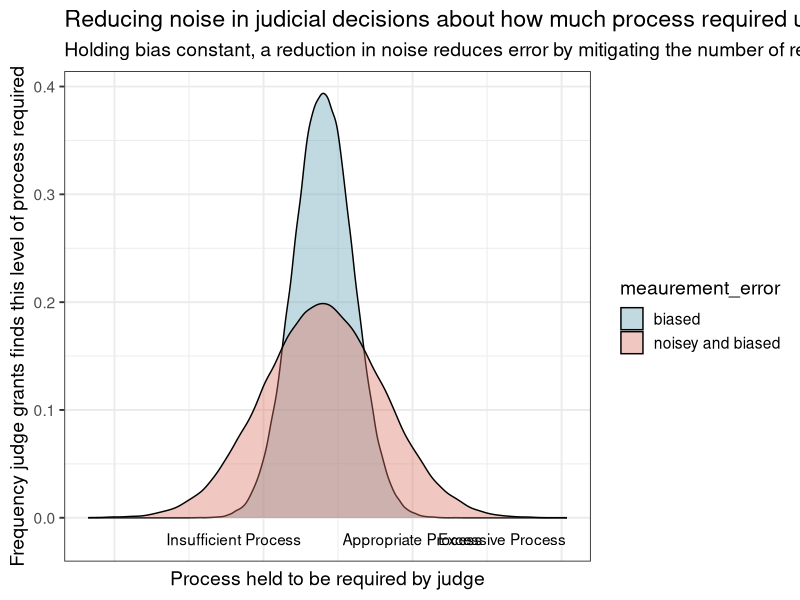
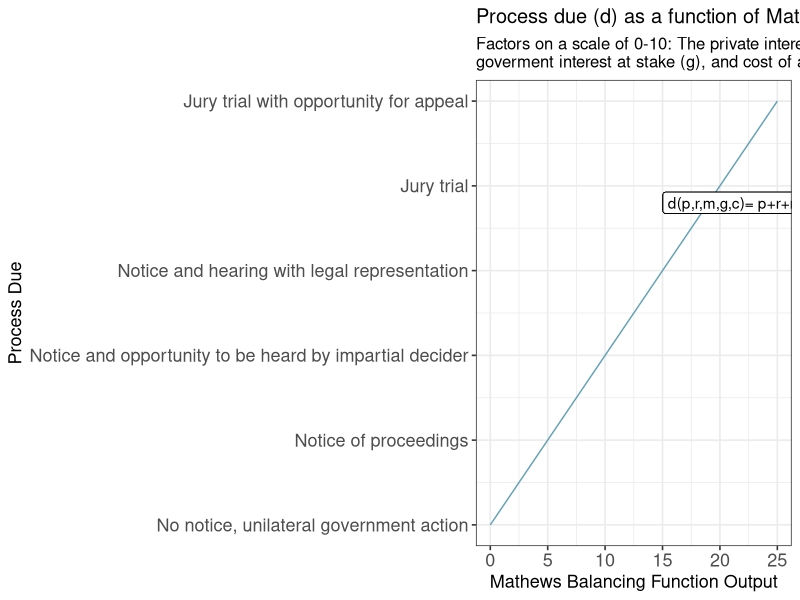
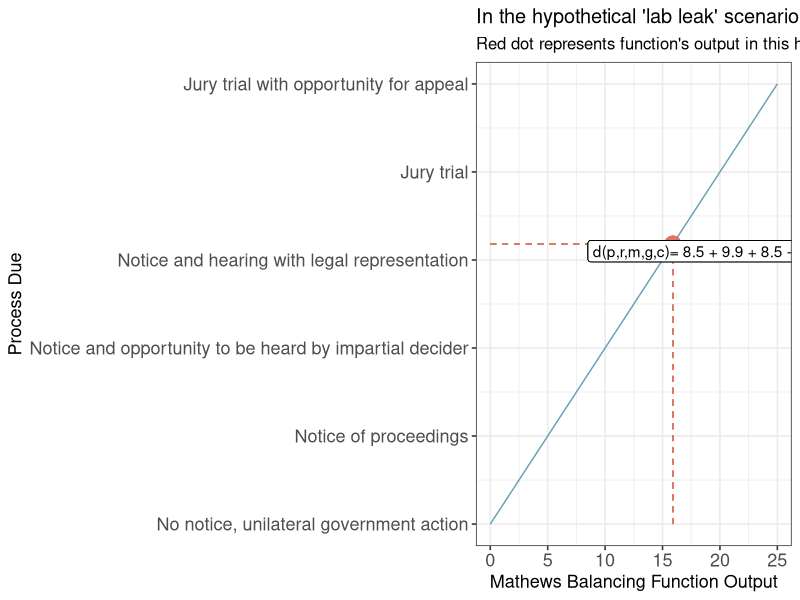
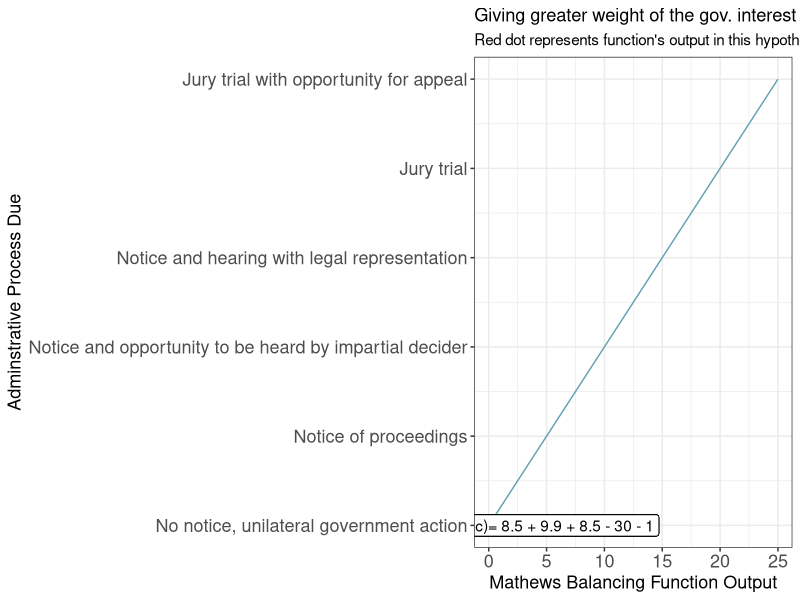

The R script that drew these images, in order:
library(dplyr)
library(ggplot2)


############
#histogram
###########
normlonoise <- rnorm(100000,-3, 1)
normalhinoise <- rnorm(100000, -3, 2)
datahis <- data.frame(normlonoise) %>%
  rename(Dist = normlonoise) %>%
  mutate(meaurement_error = "biased")
datahis2 <- data.frame(normalhinoise) %>%
  rename(Dist = normalhinoise)%>%
  mutate(meaurement_error = "noisey and biased")
datahis3 <- rbind(datahis, datahis2)


hist <- ggplot(datahis3, aes(x=Dist, fill =meaurement_error)) + 
  geom_density(alpha = 0.4) +
  scale_fill_manual(values = c("#64A1B4",'#DD7764' )) +
  xlab("Process held to be required by judge") +
  ylab("Frequency judge grants finds this level of process required") +
  annotate(geom="text", x=-6, y=-.02, label="Insufficient Process") +
  annotate(geom="text", x=3, y=-.02, label="Excessive Process") +
  annotate(geom="text", x=0, y=-.02, label="Appropriate Process") +
  theme_bw(base_size = 14)+
  theme(axis.ticks.x=element_blank(),
        axis.text.x=element_blank(),
        ) +
  labs(
    title = element_text("Reducing noise in judicial decisions about how much process required under Mathews reduces error in the aggregate"),
    subtitle = element_text("Holding bias constant, a reduction in noise reduces error by mitigating the number of really bad decisions"))
hist


############
#line charts
###########
process <- c("No notice, unilateral government action","Notice of proceedings",
             "Notice and opportunity to be heard by impartial decider",
             "Notice and hearing with legal representation", "Jury trial", 
             "Jury trial with opportunity for appeal")
x <- c(0, 5, 10, 15, 20, 25)
y <- c(0, 5, 10, 15, 20, 25)
data = data.frame(process, x, y)

linear = ggplot(data, aes(x, y)) +
  geom_line(col = "#64A1B4") +
  scale_y_continuous(breaks = x, labels = process) +
  ylab("Process Due")+
  xlab("Mathews Balancing Function Output")+
  geom_label(label = "d(p,r,m,g,c)= p+r+m-g-c", x=22.5, y=19) +
  labs(
    title = element_text("Process due (d) as a function of Mathew's balancing facors"),
    subtitle = element_text("Factors on a scale of 0-10: The private interest at stake(p), risk of error given current procedure(r), reduction of risk error from extra procedure (m),
goverment interest at stake (g), and cost of additional procedures(c)")) +
  theme_bw(base_size = 12) +
  theme (axis.text = element_text(size = 13),
         axis.title = element_text(size =13))
linear

pandemic = ggplot(data, aes(x, y)) +
  geom_line(col = "#64A1B4") +
  geom_point(x=15.9,y=15.9, colour = '#DD7764', size = 5)+
  geom_segment(aes(x=15.9, xend=15.9, y=0, yend=15.9), lty=2, color = '#DD7764') +
  geom_segment(aes(x=0, xend=15.9, y=15.9, yend=15.9), lty=2, color = '#DD7764') +
  scale_y_continuous(labels = process) +
  ylab("Process Due")+
  xlab("Mathews Balancing Function Output")+
  geom_label(label = "d(p,r,m,g,c)= 8.5 + 9.9 + 8.5 - 10 - 1", x=19.5, y=15.5) +
  labs(
    title = element_text("In the hypothetical 'lab leak' scenario, the simple linear function would result in too much process"),
    subtitle = element_text("Red dot represents function's output in this hypothetical"))+
  theme_bw(base_size = 12) +
  theme (axis.text = element_text(size = 13),
         axis.title = element_text(size =13))
pandemic

gov = ggplot(data, aes(x, y)) +
  geom_line(col = "#64A1B4") +
  geom_point(x=0,y=0, colour = '#DD7764', size = 5)+
  scale_y_continuous(labels = process) +
  ylab("Adminstrative Process Due")+
  xlab("Mathews Balancing Function Output")+
  geom_label(label = "d(p,r,m,g,c)= 8.5 + 9.9 + 8.5 - 30 - 1", x=3.8, y=0) +
  theme_bw() +
  labs(
    title = element_text("Giving greater weight of the gov. interest allows agencies to take decisive action when a strong gov. interest is at stake"),
    subtitle = element_text("Red dot represents function's output in this hypothetical (with 0 as a minimum)")) +
  theme (axis.text = element_text(size = 13),
         axis.title = element_text(size =13))
 
gov






